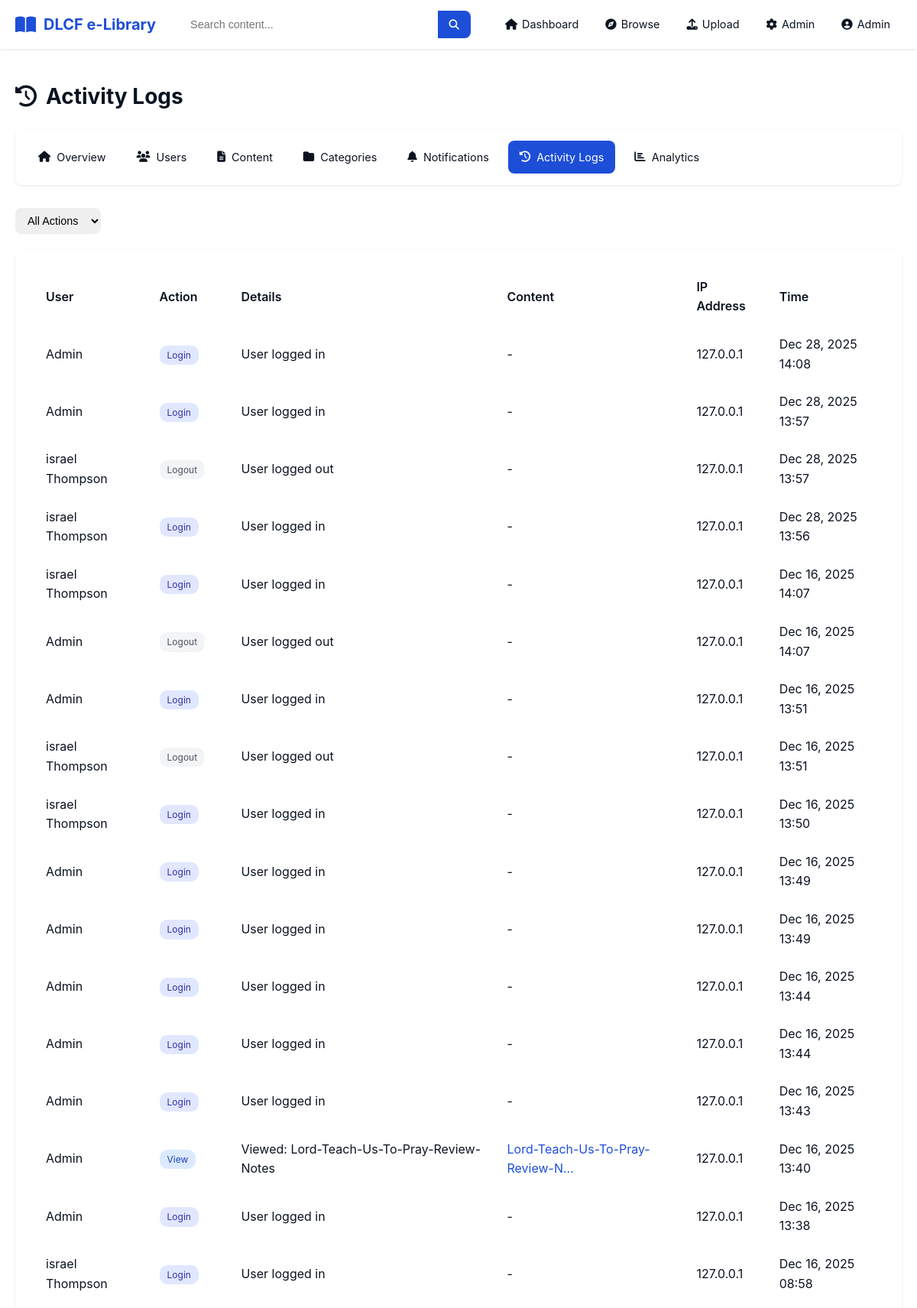
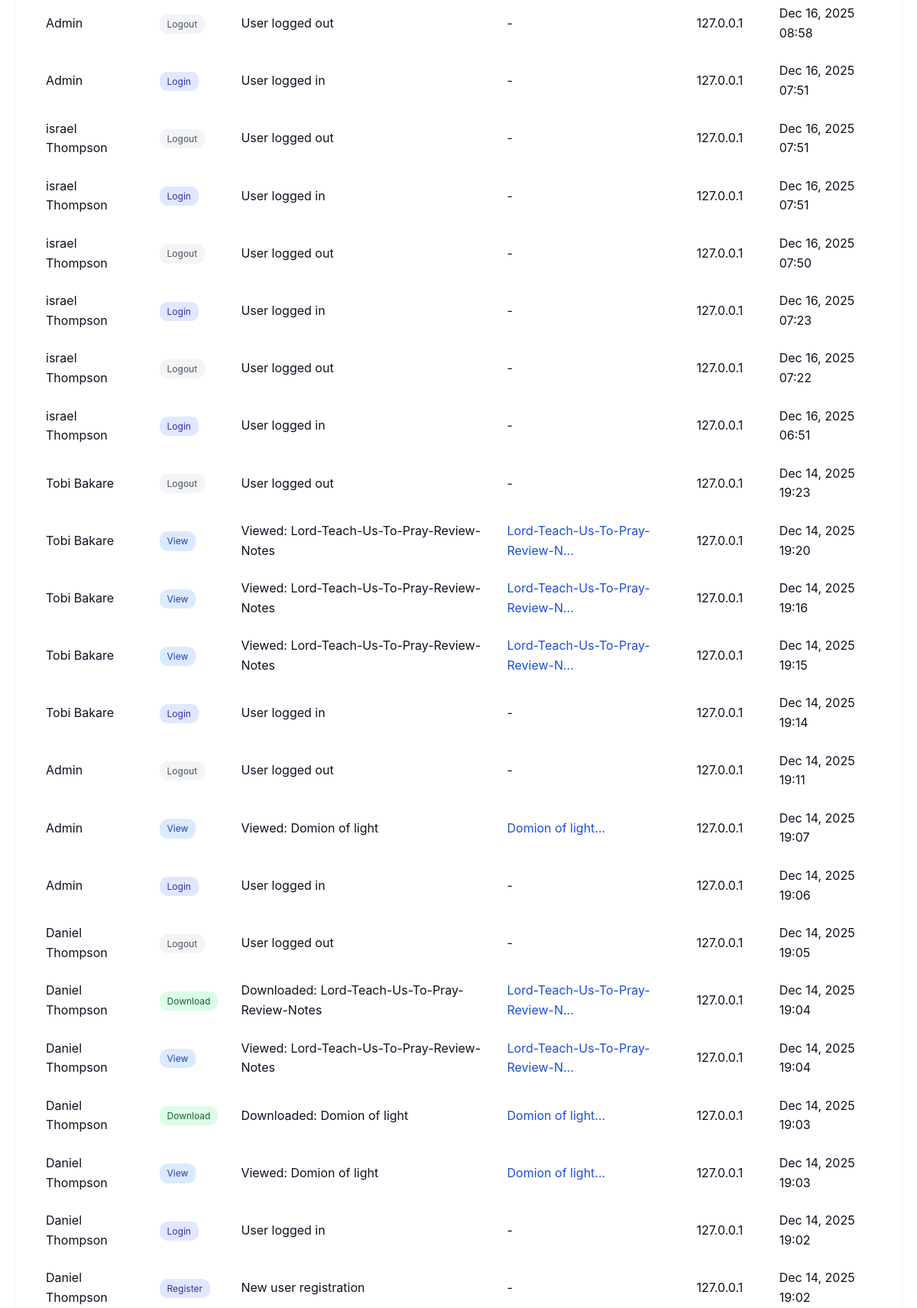
Screenshot of /admin/activity (signed in, upper part) with the database file from the repository (2 pictures, top to bottom).
### models.py (models this page shows, shortened)
class User(UserMixin, db.Model):
    id = db.Column(db.Integer, primary_key=True)
    name = db.Column(db.String(100), nullable=False)
    email = db.Column(db.String(120), unique=True, nullable=False)
    password_hash = db.Column(db.String(255), nullable=False)
    role = db.Column(db.String(20), default='student')
    bio = db.Column(db.Text)
    profile_photo = db.Column(db.String(255))
    created_at = db.Column(db.DateTime, default=datetime.utcnow)
    is_active = db.Column(db.Boolean, default=True)
    contents = db.relationship('Content', backref='uploader', lazy='dynamic')
    activities = db.relationship('ActivityLog', backref='user', lazy='dynamic')
    notifications = db.relationship('Notification', backref='recipient', lazy='dynamic')
    def is_admin(self):
        return self.role == 'admin'
    def can_upload(self):
        return self.role in ['admin', 'teacher']

class ActivityLog(db.Model):
    id = db.Column(db.Integer, primary_key=True)
    user_id = db.Column(db.Integer, db.ForeignKey('user.id'), nullable=False)
    content_id = db.Column(db.Integer, db.ForeignKey('content.id'))
    action = db.Column(db.String(50), nullable=False)
    details = db.Column(db.Text)
    ip_address = db.Column(db.String(50))
    timestamp = db.Column(db.DateTime, default=datetime.utcnow)

class Content(db.Model):
    id = db.Column(db.Integer, primary_key=True)
    title = db.Column(db.String(200), nullable=False)
    author = db.Column(db.String(100))
    description = db.Column(db.Text)
    content_type = db.Column(db.String(20), nullable=False)
    file_path = db.Column(db.String(500), nullable=False)
    file_size = db.Column(db.Integer)
    category_id = db.Column(db.Integer, db.ForeignKey('category.id'))
    uploaded_by = db.Column(db.Integer, db.ForeignKey('user.id'), nullable=False)
    is_public = db.Column(db.Boolean, default=True)
    view_count = db.Column(db.Integer, default=0)
    download_count = db.Column(db.Integer, default=0)
    created_at = db.Column(db.DateTime, default=datetime.utcnow)
    updated_at = db.Column(db.DateTime, default=datetime.utcnow, onupdate=datetime.utcnow)
    tags = db.relationship('Tag', secondary=content_tags, lazy='subquery',
                          backref=db.backref('contents', lazy='dynamic'))
    activities = db.relationship('ActivityLog', backref='content', lazy='dynamic')

### routes/admin.py (the view)
@admin_bp.route('/activity')
@login_required
@admin_required
def activity():
    page = request.args.get('page', 1, type=int)
    action_filter = request.args.get('action', '')
    query = ActivityLog.query
    if action_filter:
        query = query.filter_by(action=action_filter)
    activities = query.order_by(desc(ActivityLog.timestamp)).paginate(page=page, per_page=50, error_out=False)
    actions = db.session.query(ActivityLog.action).distinct().all()
    action_types = [a[0] for a in actions]
    return render_template('admin/activity.html', activities=activities, action_filter=action_filter, action_types=action_types)

### routes/admin.py (called while the page is built)
def admin_required(f):
    @wraps(f)
    def decorated_function(*args, **kwargs):
        if not current_user.is_authenticated or not current_user.is_admin():
            flash('You do not have permission to access this page.', 'error')
            return redirect(url_for('main.dashboard'))
        return f(*args, **kwargs)
    return decorated_function

### templates/admin/activity.html (shortened to what this page needs)
{% extends "base.html" %}
{% block content %}
<div class="admin-page">
    <div class="admin-header">
        <h1><i class="fas fa-history"></i> Activity Logs</h1>
    </div>
    <div class="admin-nav">
        <a href="{{ url_for('admin.dashboard') }}"><i class="fas fa-home"></i> Overview</a>
        <a href="{{ url_for('admin.users') }}"><i class="fas fa-users"></i> Users</a>
        <a href="{{ url_for('admin.content') }}"><i class="fas fa-file-alt"></i> Content</a>
        <a href="{{ url_for('admin.categories') }}"><i class="fas fa-folder"></i> Categories</a>
        <a href="{{ url_for('admin.notifications') }}"><i class="fas fa-bell"></i> Notifications</a>
        <a href="{{ url_for('admin.activity') }}" class="active"><i class="fas fa-history"></i> Activity Logs</a>
        <a href="{{ url_for('admin.analytics') }}"><i class="fas fa-chart-bar"></i> Analytics</a>
    </div>
    <div class="admin-toolbar">
        <form action="{{ url_for('admin.activity') }}" method="GET" class="filter-form">
            <select name="action" onchange="this.form.submit()">
                <option value="">All Actions</option>
            </select>
        </form>
    </div>
    <div class="admin-card full-width">
        <table class="admin-table">
            <thead>
                <tr>
                    <th>User</th>
                    <th>Action</th>
                    <th>Details</th>
                    <th>Content</th>
                    <th>IP Address</th>
                    <th>Time</th>
                </tr>
            </thead>
            <tbody>
                {% for activity in activities.items %}
                <tr>
                    <td>{{ activity.user.name }}</td>
                    <td><span class="action-badge {{ activity.action }}">{{ activity.action }}</span></td>
                    <td>{{ activity.details or '-' }}</td>
                    <td>{% if activity.content %}<a href="{{ url_for('content.view', content_id=activity.content_id) }}">{{ activity.content.title[:30] }}...</a>{% else %}-{% endif %}</td>
                    <td>{{ activity.ip_address or '-' }}</td>
                    <td>{{ activity.timestamp.strftime('%b %d, %Y %H:%M') }}</td>
                </tr>
                {% endfor %}
            </tbody>
        </table>
    </div>
</div>
{% endblock %}

### templates/base.html (shortened to what this page needs)
<!DOCTYPE html>
<html lang="en">
<head>
    <link rel="stylesheet" href="{{ url_for('static', filename='css/style.css') }}">
    <link rel="stylesheet" href="https://cdnjs.cloudflare.com/ajax/libs/font-awesome/6.4.0/css/all.min.css">
</head>
<body class="{% if request.endpoint == 'main.index' %}landing{% endif %}" data-endpoint="{{ request.endpoint }}">
    <nav class="navbar">
        <div class="nav-container">
            <a href="{{ url_for('main.index') }}" class="nav-logo">
                <i class="fas fa-book-open"></i>
                <span>DLCF e-Library</span>
            </a>
            {% if current_user.is_authenticated %}
            <div class="nav-search">
                <form action="{{ url_for('main.browse') }}" method="GET">
                    <input type="text" name="q" placeholder="Search content..." value="{{ request.args.get('q', '') }}">
                    <button type="submit"><i class="fas fa-search"></i></button>
                </form>
            </div>
            {% endif %}
            <ul class="nav-menu" id="navMenu">
                {% if current_user.is_authenticated %}
                <li><a href="{{ url_for('main.dashboard') }}"><i class="fas fa-home"></i> Dashboard</a></li>
                <li><a href="{{ url_for('main.browse') }}"><i class="fas fa-compass"></i> Browse</a></li>
                {% if current_user.can_upload() %}
                <li><a href="{{ url_for('content.upload') }}"><i class="fas fa-upload"></i> Upload</a></li>
                {% endif %}
                {% if current_user.is_admin() %}
                <li><a href="{{ url_for('admin.dashboard') }}"><i class="fas fa-cog"></i> Admin</a></li>
                {% endif %}
                <li class="nav-dropdown">
                    <a href="#" class="dropdown-toggle">
                        <i class="fas fa-user-circle"></i> {{ current_user.name }}
                    </a>
                </li>
                {% else %}
                <li><a href="{{ url_for('auth.login') }}"><i class="fas fa-sign-in-alt"></i> Login</a></li>
                <li><a href="{{ url_for('auth.register') }}" class="btn-nav">Register</a></li>
                {% endif %}
            </ul>
        </div>
    </nav>
    <main class="main-content">
        {% block content %}{% endblock %}
    </main>
</body>
</html>

### static/css/style.css (style rules this page uses)
:root { --primary-color: #1d4ed8; --primary-dark: #0b3c7b; --secondary-color: #64748b; --success-color: #22c55e; --danger-color: #ef4444; --warning-color: #f59e0b; --info-color: #3b82f6; --dark-color: #1e293b; --light-color: #ffffff; --border-color: rgba(37,99,235,0.06); --text-color: #0b1320; --text-light: #475569; --shadow: 0 1px 3px rgba(0,0,0,0.1); --shadow-md: 0 4px 6px rgba(0,0,0,0.1); --shadow-lg: 0 10px 15px rgba(0,0,0,0.1); --radius: 8px; --radius-lg: 12px; }
:root { --bg: #ffffff; --text: #0b1320; --surface: #ffffff; --muted: #475569; --card-shadow: 0 6px 18px rgba(2,6,23,0.06); }
:root { --lp-bg: var(--bg); --lp-surface: var(--surface); --lp-accent-2: var(--primary-color); --lp-accent: var(--primary-color); --lp-warm: var(--warning-color); --lp-muted: var(--muted); }
:root { --light-color: var(--bg); --text-color: var(--text); --border-color: var(--border-color); }
* { margin: 0; padding: 0; box-sizing: border-box; }
body { font-family: -apple-system, BlinkMacSystemFont, 'Segoe UI', Roboto, Oxygen, Ubuntu, sans-serif; background-color: var(--bg); color: var(--text); line-height: 1.6; min-height: 100vh; display: flex; flex-direction: column; }
a { text-decoration: none; color: var(--primary-color); }
.navbar { background: white; box-shadow: var(--shadow); position: sticky; top: 0; z-index: 1000; }
.nav-container { max-width: 1400px; margin: 0 auto; padding: 0 20px; display: flex; align-items: center; justify-content: space-between; height: 64px; }
.nav-logo { display: flex; align-items: center; gap: 10px; font-size: 1.25rem; font-weight: 700; color: var(--primary-color); }
.nav-logo i { font-size: 1.5rem; }
.nav-search { flex: 1; max-width: 400px; margin: 0 30px; }
.nav-search form { display: flex; background: var(--light-color); border-radius: var(--radius); overflow: hidden; }
.nav-search input { flex: 1; padding: 10px 15px; border: none; background: transparent; font-size: 0.9rem; }
.nav-search button { padding: 10px 15px; border: none; background: var(--primary-color); color: white; cursor: pointer; }
.nav-menu { display: flex; align-items: center; gap: 5px; list-style: none; }
.nav-menu > li > a { padding: 10px 15px; color: var(--text-color); font-size: 0.9rem; border-radius: var(--radius); display: flex; align-items: center; gap: 6px; transition: background 0.2s; }
.nav-dropdown { position: relative; }
.main-content { flex: 1; max-width: 1400px; margin: 0 auto; padding: 20px; width: 100%; }
.admin-page { padding: 20px 0; }
.admin-header { margin-bottom: 20px; }
.admin-header h1 { font-size: 1.75rem; display: flex; align-items: center; gap: 12px; }
.admin-nav { display: flex; flex-wrap: wrap; gap: 10px; margin-bottom: 30px; padding: 15px; background: white; border-radius: var(--radius); box-shadow: var(--shadow); }
.admin-nav a { padding: 10px 15px; color: var(--text-color); border-radius: var(--radius); font-size: 0.9rem; display: flex; align-items: center; gap: 8px; }
.admin-nav a:hover, .admin-nav a.active { background: var(--primary-color); color: white; }
.admin-card { background: white; padding: 25px; border-radius: var(--radius-lg); box-shadow: var(--shadow); }
.admin-card.full-width { grid-column: 1 / -1; }
.activity-table table, .admin-table { width: 100%; border-collapse: collapse; }
.activity-table th, .activity-table td, .admin-table th, .admin-table td { padding: 12px 15px; text-align: left; border-bottom: 1px solid var(--border-color); }
.activity-table th, .admin-table th { font-weight: 600; background: var(--light-color); }
.action-badge { display: inline-block; padding: 3px 10px; border-radius: 10px; font-size: 0.75rem; text-transform: capitalize; }
.action-badge.view { background: #dbeafe; color: #1e40af; }
.action-badge.download { background: #dcfce7; color: #166534; }
.action-badge.login, .action-badge.register { background: #e0e7ff; color: #3730a3; }
.action-badge.logout { background: #f3f4f6; color: #4b5563; }
.admin-toolbar { display: flex; justify-content: space-between; align-items: center; margin-bottom: 20px; flex-wrap: wrap; gap: 15px; }
.filter-form { display: flex; gap: 10px; flex-wrap: wrap; }
.filter-form select, .filter-form input[type="text"] { padding: 8px 12px; border: 1px solid var(--border-color); border-radius: var(--radius); font-size: 0.9rem; }

### rows the page displays
User: name "Admin"
ActivityLog: user.name "Admin", action "Login", details "User logged in", ip_address "127.0.0.1", timestamp "Dec 28, 2025 14:08"
ActivityLog: user.name "Admin", action "Login", details "User logged in", ip_address "127.0.0.1", timestamp "Dec 28, 2025 13:57"
ActivityLog: user.name "israel Thompson", action "Logout", details "User logged out", ip_address "127.0.0.1", timestamp "Dec 28, 2025 13:57"
ActivityLog: user.name "israel Thompson", action "Login", details "User logged in", ip_address "127.0.0.1", timestamp "Dec 28, 2025 13:56"
ActivityLog: user.name "israel Thompson", action "Login", details "User logged in", ip_address "127.0.0.1", timestamp "Dec 16, 2025 14:07"
ActivityLog: user.name "Admin", action "Logout", details "User logged out", ip_address "127.0.0.1", timestamp "Dec 16, 2025 14:07"
ActivityLog: user.name "Admin", action "Login", details "User logged in", ip_address "127.0.0.1", timestamp "Dec 16, 2025 13:51"
ActivityLog: user.name "israel Thompson", action "Logout", details "User logged out", ip_address "127.0.0.1", timestamp "Dec 16, 2025 13:51"
ActivityLog: user.name "israel Thompson", action "Login", details "User logged in", ip_address "127.0.0.1", timestamp "Dec 16, 2025 13:50"
ActivityLog: user.name "Admin", action "Login", details "User logged in", ip_address "127.0.0.1", timestamp "Dec 16, 2025 13:49"
ActivityLog: user.name "Admin", action "Login", details "User logged in", ip_address "127.0.0.1", timestamp "Dec 16, 2025 13:49"
ActivityLog: user.name "Admin", action "Login", details "User logged in", ip_address "127.0.0.1", timestamp "Dec 16, 2025 13:44"
ActivityLog: user.name "Admin", action "Login", details "User logged in", ip_address "127.0.0.1", timestamp "Dec 16, 2025 13:44"
ActivityLog: user.name "Admin", action "Login", details "User logged in", ip_address "127.0.0.1", timestamp "Dec 16, 2025 13:43"
ActivityLog: user.name "Admin", action "View", details "Viewed: Lord-Teach-Us-To-Pray-Review-Notes", content "Lord-Teach-Us-To-Pray-Review-N", ip_address "127.0.0.1", timestamp "Dec 16, 2025 13:40"
ActivityLog: user.name "Admin", action "Login", details "User logged in", ip_address "127.0.0.1", timestamp "Dec 16, 2025 13:38"
ActivityLog: user.name "israel Thompson", action "Login", details "User logged in", ip_address "127.0.0.1", timestamp "Dec 16, 2025 08:58"
ActivityLog: user.name "Admin", action "Logout", details "User logged out", ip_address "127.0.0.1", timestamp "Dec 16, 2025 08:58"
ActivityLog: user.name "Admin", action "Login", details "User logged in", ip_address "127.0.0.1", timestamp "Dec 16, 2025 07:51"
ActivityLog: user.name "israel Thompson", action "Logout", details "User logged out", ip_address "127.0.0.1", timestamp "Dec 16, 2025 07:51"
ActivityLog: user.name "israel Thompson", action "Login", details "User logged in", ip_address "127.0.0.1", timestamp "Dec 16, 2025 07:51"
ActivityLog: user.name "israel Thompson", action "Logout", details "User logged out", ip_address "127.0.0.1", timestamp "Dec 16, 2025 07:50"
ActivityLog: user.name "israel Thompson", action "Login", details "User logged in", ip_address "127.0.0.1", timestamp "Dec 16, 2025 07:23"
ActivityLog: user.name "israel Thompson", action "Logout", details "User logged out", ip_address "127.0.0.1", timestamp "Dec 16, 2025 07:22"
ActivityLog: user.name "israel Thompson", action "Login", details "User logged in", ip_address "127.0.0.1", timestamp "Dec 16, 2025 06:51"
ActivityLog: user.name "Tobi Bakare", action "Logout", details "User logged out", ip_address "127.0.0.1", timestamp "Dec 14, 2025 19:23"
ActivityLog: user.name "Tobi Bakare", action "View", details "Viewed: Lord-Teach-Us-To-Pray-Review-Notes", content "Lord-Teach-Us-To-Pray-Review-N", ip_address "127.0.0.1", timestamp "Dec 14, 2025 19:20"
ActivityLog: user.name "Tobi Bakare", action "View", details "Viewed: Lord-Teach-Us-To-Pray-Review-Notes", content "Lord-Teach-Us-To-Pray-Review-N", ip_address "127.0.0.1", timestamp "Dec 14, 2025 19:16"
ActivityLog: user.name "Tobi Bakare", action "View", details "Viewed: Lord-Teach-Us-To-Pray-Review-Notes", content "Lord-Teach-Us-To-Pray-Review-N", ip_address "127.0.0.1", timestamp "Dec 14, 2025 19:15"
ActivityLog: user.name "Tobi Bakare", action "Login", details "User logged in", ip_address "127.0.0.1", timestamp "Dec 14, 2025 19:14"
ActivityLog: user.name "Admin", action "Logout", details "User logged out", ip_address "127.0.0.1", timestamp "Dec 14, 2025 19:11"
ActivityLog: user.name "Admin", action "View", details "Viewed: Domion of light", content "Domion of light", ip_address "127.0.0.1", timestamp "Dec 14, 2025 19:07"
ActivityLog: user.name "Admin", action "Login", details "User logged in", ip_address "127.0.0.1", timestamp "Dec 14, 2025 19:06"
ActivityLog: user.name "Daniel Thompson", action "Logout", details "User logged out", ip_address "127.0.0.1", timestamp "Dec 14, 2025 19:05"
ActivityLog: user.name "Daniel Thompson", action "Download", details "Downloaded: Lord-Teach-Us-To-Pray-Review-Notes", content "Lord-Teach-Us-To-Pray-Review-N", ip_address "127.0.0.1", timestamp "Dec 14, 2025 19:04"
ActivityLog: user.name "Daniel Thompson", action "View", details "Viewed: Lord-Teach-Us-To-Pray-Review-Notes", content "Lord-Teach-Us-To-Pray-Review-N", ip_address "127.0.0.1", timestamp "Dec 14, 2025 19:04"
ActivityLog: user.name "Daniel Thompson", action "Download", details "Downloaded: Domion of light", content "Domion of light", ip_address "127.0.0.1", timestamp "Dec 14, 2025 19:03"
ActivityLog: user.name "Daniel Thompson", action "View", details "Viewed: Domion of light", content "Domion of light", ip_address "127.0.0.1", timestamp "Dec 14, 2025 19:03"
ActivityLog: user.name "Daniel Thompson", action "Login", details "User logged in", ip_address "127.0.0.1", timestamp "Dec 14, 2025 19:02"
ActivityLog: user.name "Daniel Thompson", action "Register", details "New user registration", ip_address "127.0.0.1", timestamp "Dec 14, 2025 19:02"
